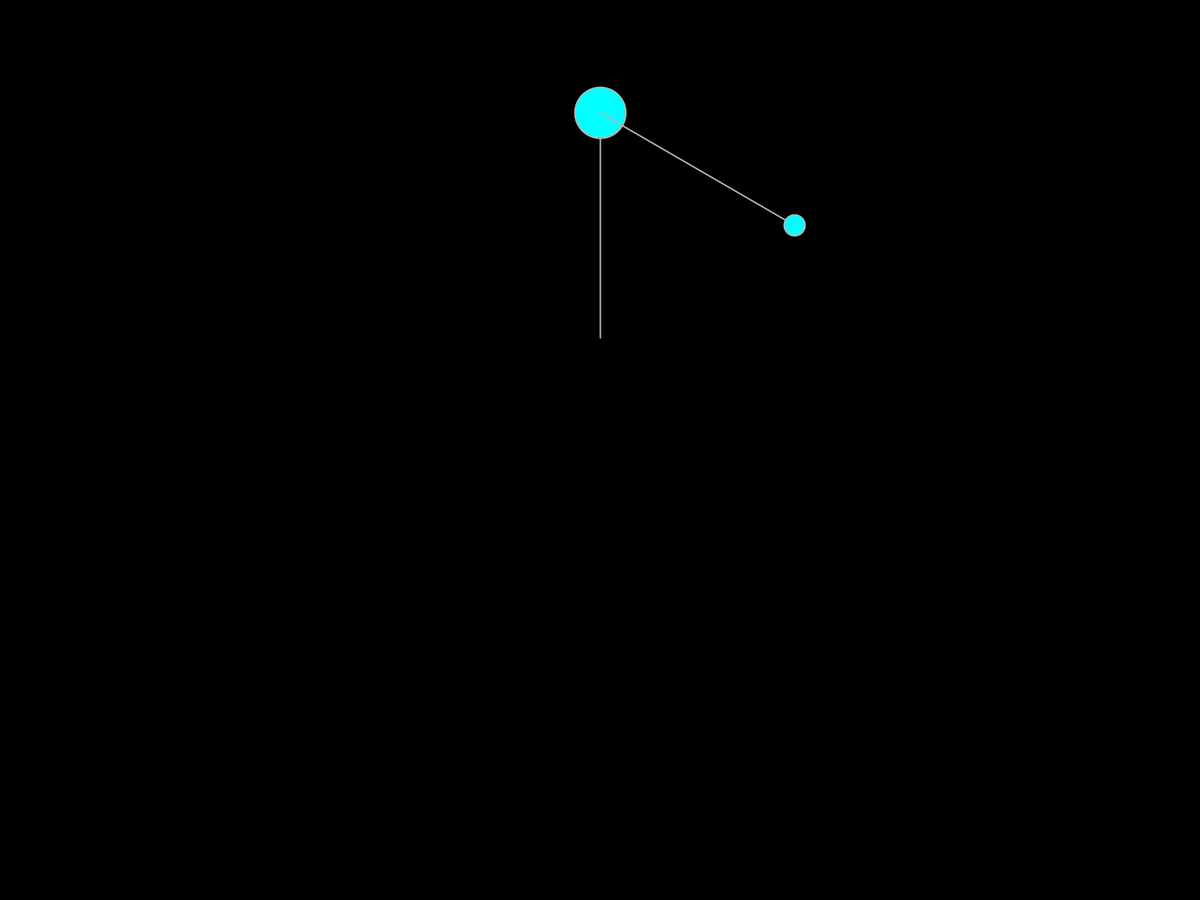
Frame 1 (no input)
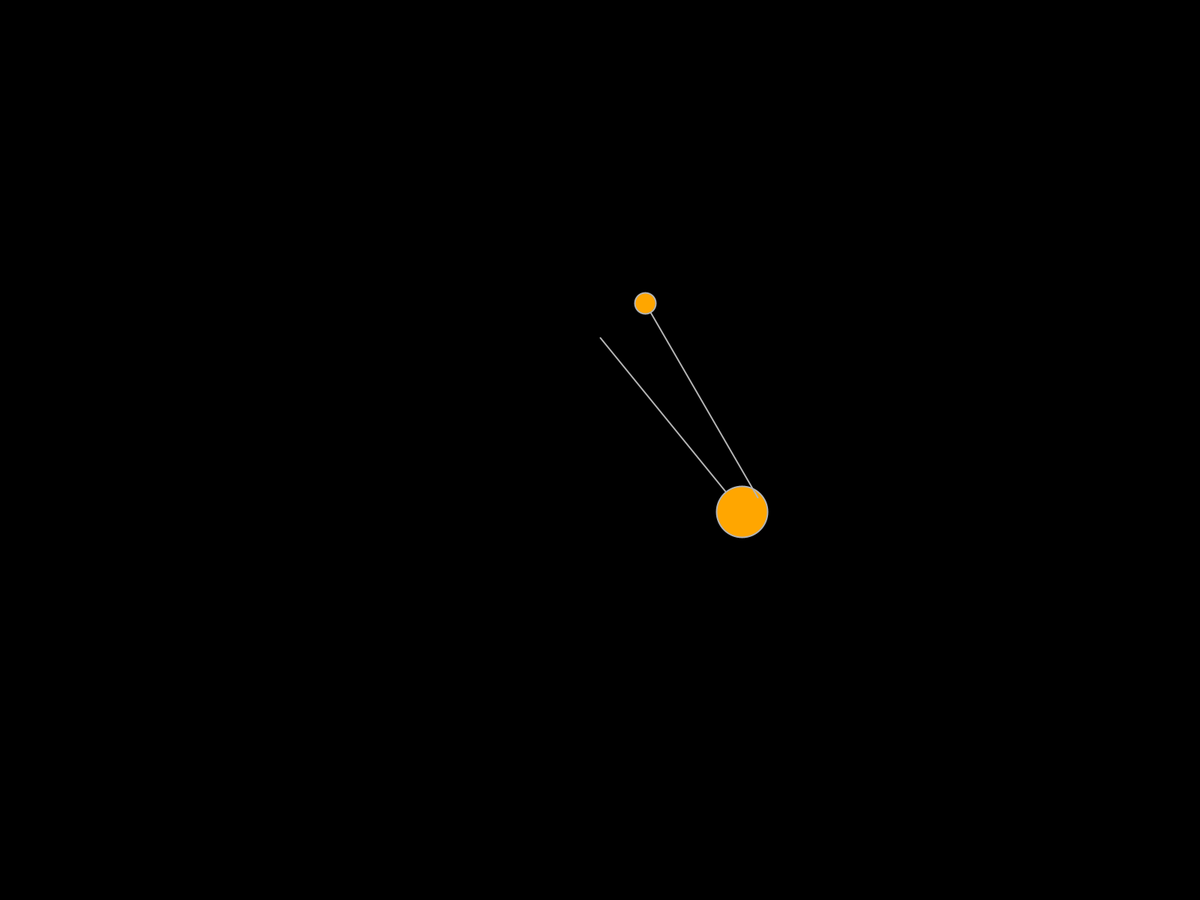
Frame 60 (the mouse pressed at the canvas centre just before this capture)
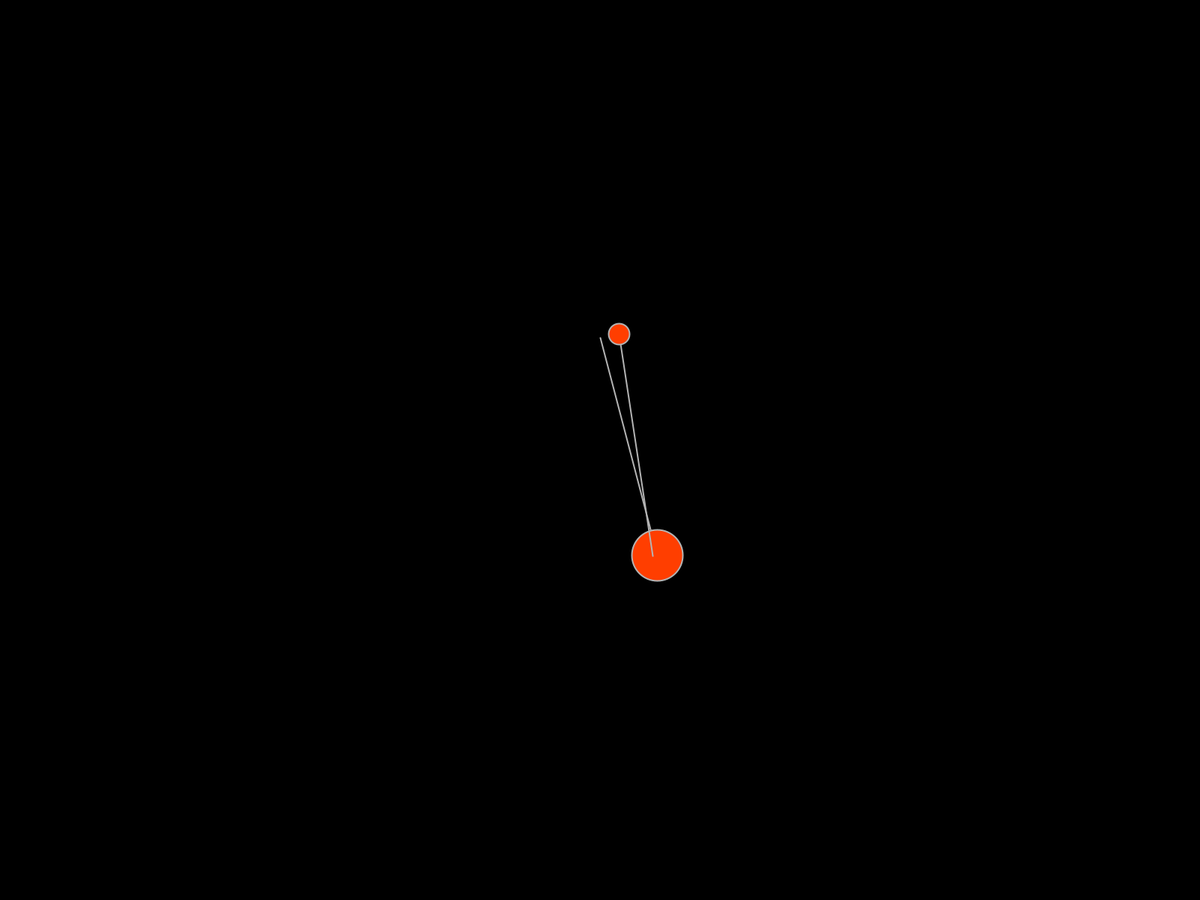
Frame 120 (the mouse held since frame 60 and released just before this capture)

The Processing sketch that drew these frames (run headless with seeded random() and noise(); from frame 60 on, the mouse is pressed at the canvas centre):

// Processing sketch: DoublePendulum
// ── DoublePendulum.pde
float g = 1;
float friction = 0.9975;
particle p;

void setup(){
  fullScreen();
  noStroke();
  colorMode(HSB,360,100,100); 
  p = new particle();
}

void keyPressed(){
  p.angle = random(-PI,PI);
  p.angle2 = random(-PI,PI);
  p.angularVelocity = 0;
  p.angularAcceleration = 0;
  p.angularVelocity2 = 0;
  p.angularAcceleration2 = 0;
}

void draw(){
  background(0);  
  p.update();
  p.display();
}

// ── particle.pde
class particle {
  float angle;
  float angularVelocity;
  float angularAcceleration;
  float angle2;
  float angularVelocity2;
  float angularAcceleration2;
  float l1 = 300;
  float l2 = 300;
  PVector origin;
  PVector bob;
  PVector origin2;
  PVector bob2;
  float m1;
  float m2;
  float colour;
  float colour2;
  
  particle(){
    m1 = 1.7;
    m2 = 0.7;
    angle = (PI);
    angularVelocity = 0;
    angularAcceleration = 0;
    origin = new PVector(width / 2,(height / 2)-(l1/2)); // Set the pivot point
    bob = new PVector(origin.x + l1 * sin(angle),origin.y + l1 * cos(angle)); 
    angle2 = PI / 3;
    angularVelocity2 = 0;
    angularAcceleration2 = 0;
    origin2 = new PVector(bob.x,bob.y); // Set the pivot 2 point
    bob2 = new PVector(origin2.x + l2 * sin(angle2),origin2.y + l2 * cos(angle2)); 
  }
  
  void display(){
    stroke(255);
    strokeWeight(2);
    colour = constrain(angle * 180/PI, -360, 360);
    line(origin.x, origin.y, bob.x, bob.y); // String
    fill(colour,100,100);
    ellipse(bob.x, bob.y, 40*(m1), 40*(m1));
    line(origin2.x, origin2.y, bob2.x, bob2.y); // String
    fill(colour,100,100);
    ellipse(bob2.x, bob2.y, 40*(m2), 40*(m2));
  }
  

  
  void update(){ 
    origin2.x = bob.x;
    origin2.y = bob.y;
    
    float part1 = (-g * (2*m1 + m2)*sin(angle));
    float part2 = (-m2 * g * sin(angle - 2 * angle2));
    float part3 = (-2 * sin(angle -angle2) * m2 * (angularVelocity2 * angularVelocity2 * l2 + angularVelocity * angularVelocity * l1));
    
    float part4 = (2 * m1 + m2 - m2 * cos(2*angle - 2*angle2));
    
    float part5 = (2 * sin(angle - angle2));
    float part6 = (angularVelocity * angularVelocity * l1 * (m1 + m2));
    float part7 = (g * (m1 + m2) * cos(angle));
    float part8 = (angularVelocity2 * angularVelocity2 * l2 * m2 * cos(angle - angle2));
    
    angularAcceleration = (part1 + part2 + part3) / (l1 * part4);
    angularAcceleration2 = (part5 * (part6 + part7 + part8)) / (l2 * part4);
    
    angularVelocity += angularAcceleration;
    angularVelocity *= friction;
    angularVelocity2 += angularAcceleration2;
    angularVelocity2 *= friction;
    
    angle += angularVelocity;
    angle2 += angularVelocity2;

    bob.x = origin.x + l1 * sin(angle);
    bob.y = origin.y + l1 * cos(angle);
    bob2.x = origin2.x + l2 * sin(angle2);
    bob2.y = origin2.y + l2 * cos(angle2);
  }
}
